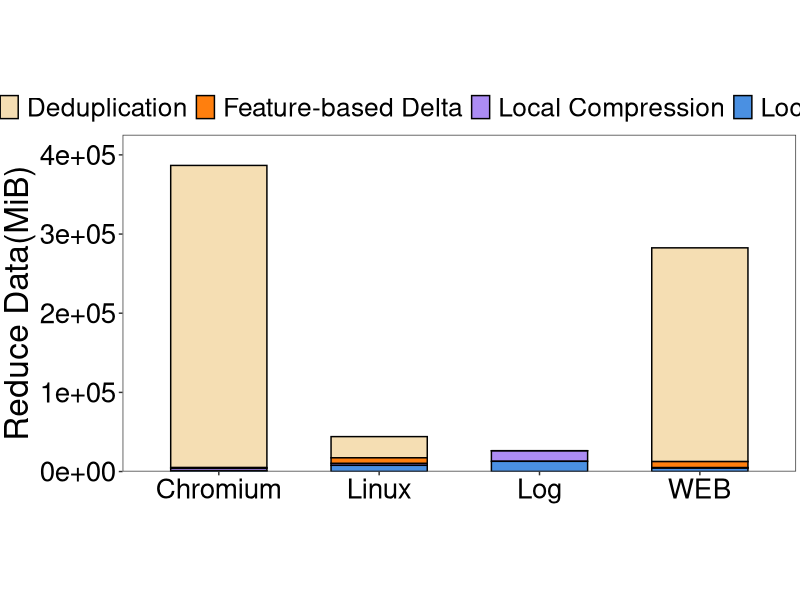
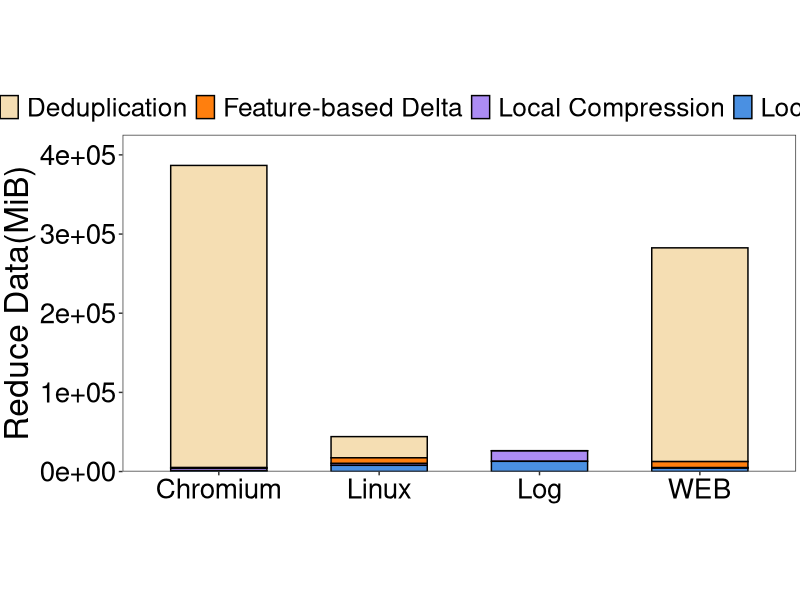

Write R code to recreate these figures, in order.
library(ggplot2)
setwd(dirname(rstudioapi::getActiveDocumentContext()$path))
# 创建示例数据
data <- data.frame(
  category = rep(c('Linux', 'Chromium', 'WEB', 'Log'), each = 4),
  part = rep(c('Deduplication', 'Local Compression', 'Feature-based Delta', 'Locality Delta'), times = 4),
  value = c(26763,2608,6912,7851,381650,3029,1000,1000,270003,849,7483,4255,0,13346,29,12959)
)
# 计算每个类别的总和
total_values <- aggregate(value ~ category, data = data, sum)
max_height <- max(total_values$value)
# 定义颜色
colors <- c( 'Deduplication' = '#f5deb3', 'Local Compression' = '#ac8cf4', 
             'Feature-based Delta' = '#ff7f0e', 'Locality Delta' = '#4a90e2')

# 创建堆叠柱状图
p <- ggplot(data, aes(x = category, y = value, fill = part)) +
  geom_bar(stat = "identity", width = 0.6, color = "black") +
  scale_fill_manual(values = colors) +
  labs(y = 'Reduce Data(MiB)', x = 'Category') +
  scale_y_continuous(
    limits = c(0, max_height),
    expand = expansion(mult = c(0, 0.1))
  ) +
  theme_bw() +
  theme(
    plot.title = element_text(hjust = 0.5, size = 24, face = "bold"),
    plot.margin = unit(c(0.1, 0.1, 0.1, 0.1), "cm"),
    axis.title.x = element_text(size = 26),
    axis.title.y = element_text(size = 24),
    axis.text = element_text(size = 20, color = "black"),
    aspect.ratio = 0.5,
    panel.grid.major = element_blank(), 
    panel.grid.minor = element_blank(),
    legend.position = "top",
    legend.direction = "horizontal",
    legend.text = element_text(size = 19),
    legend.key.height = unit(1.0, "line"),
    legend.key.width = unit(1.0, "line"),
    legend.margin = margin(t = 0, unit = 'cm'),
    legend.title = element_blank()
  ) +
  theme(axis.title.x = element_blank())
ggsave('../plot/8-impact.pdf', plot = p, width = 10, height = 5)
print(p)
